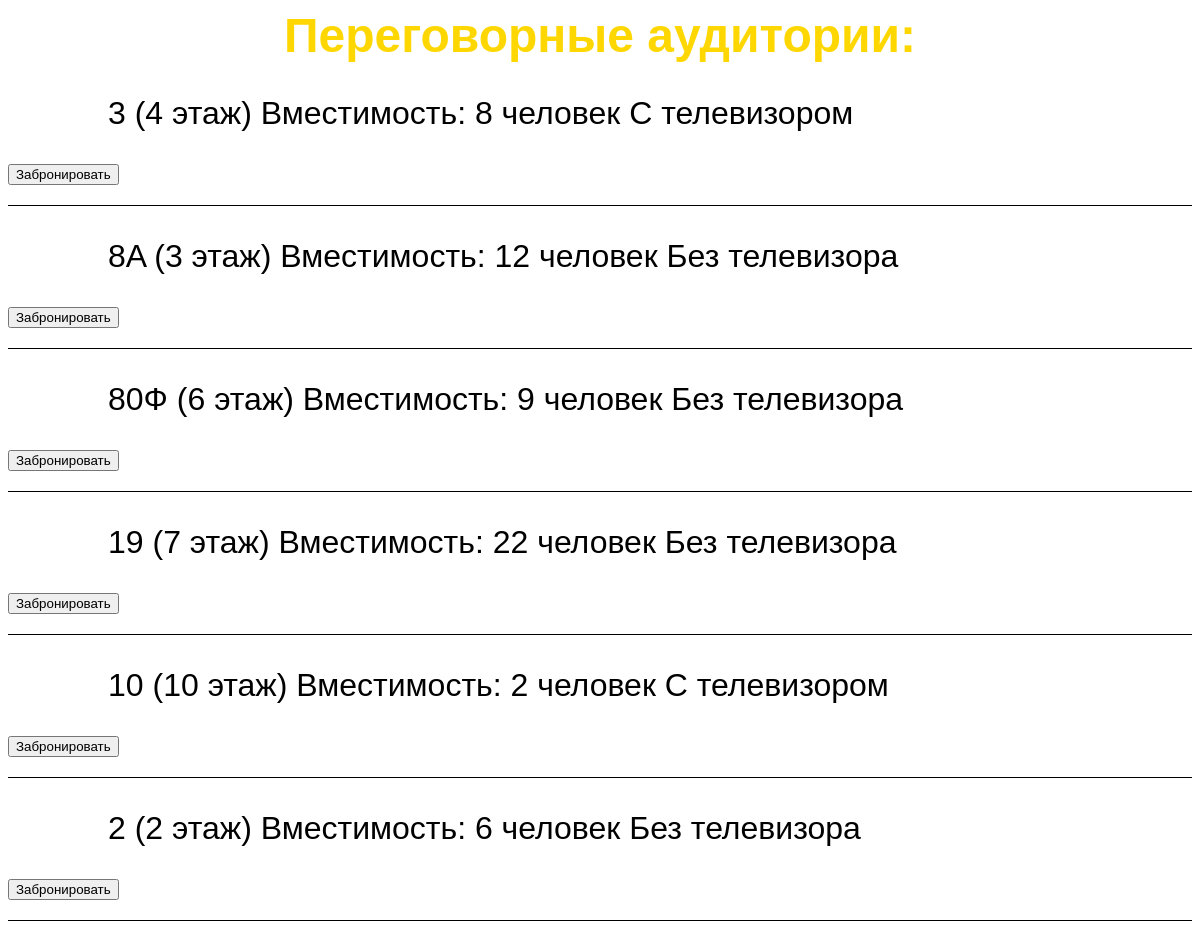
/meetingRooms/, run on an earlier commit of the app's database.
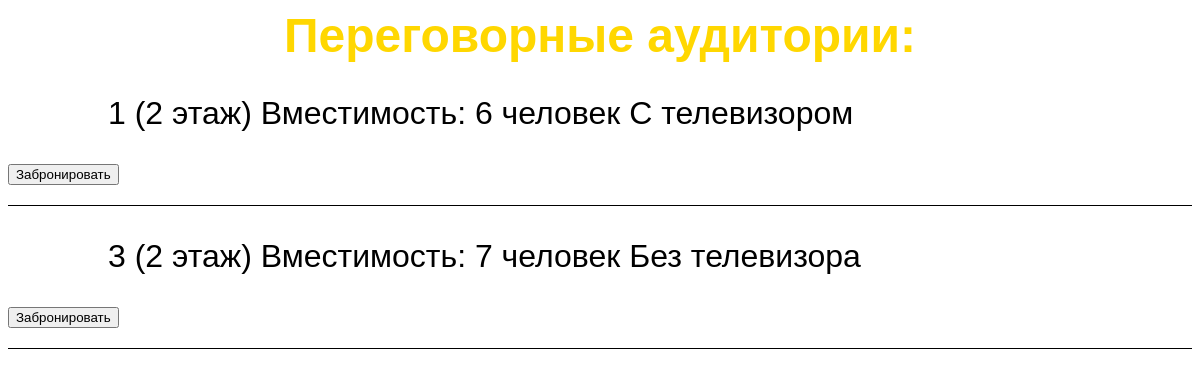
And on a later commit of the database.
### spiderapp/models.py (models this page shows, shortened)
class MeetingRoom(models.Model):
    number = models.CharField(max_length=10)
    floor = models.PositiveIntegerField(validators=[MinValueValidator(0)])
    capacity = models.IntegerField()
    has_tv = models.BooleanField()

### spiderapp/views.py (the view)
# urls.py: path('meetingRooms/', meetingRoom_view, name='meetingRooms'),
def meetingRoom_view(request):
    meetingRooms = MeetingRoom.objects.all()
    return render(request, 'spiderapp/meetingRoom.html', {'meetingRooms': meetingRooms})

### spiderapp/templates/spiderapp/meetingRoom.html (shortened to what this page needs)
{% load static %}
<html lang="en">
<head>
    <link rel="stylesheet" href="{% static 'css/configuration.css' %}">
</head>
<body>
  <h1>Переговорные аудитории:</h1>
{% for meetingRoom  in meetingRooms %}
<div>
    <p>
        <span>{{ meetingRoom.number }}</span>
        <span>({{ meetingRoom.floor }} этаж)</span>
        <span>Вместимость: {{ meetingRoom.capacity }} человек</span>
        {% if meetingRoom.has_tv %}
            <span>С телевизором</span>
        {% else %}
            <span>Без телевизора</span>
        {% endif %}
    </p>
    {% if meetingRoom.reserved_by %}
        <p>
            <span>Забронирована: {{ meetingRoom.reserved_by }}</span>
            <span>( {{ meetingRoom.participants.all|join:", " }} )</span>
        </p>
        <p>
            <span>С {{ meetingRoom.start_time }} по {{ meetingRoom.end_time }}</span>
        </p>
        <a href="{% url 'edit_booking' meetingRoom.id %}"><button>Редактировать</button></a>
        <a href="{% url 'delete_booking' meetingRoom.id %}"><button>Удалить бронирование</button></a>
    {% else %}
        <a href="{% url 'booking' meetingRoom.id %}"><button>Забронировать</button></a>
    {% endif %}
</div>
{% endfor %}
</body>
</html>

What changed in the data, as far as the page shows it:
removed MeetingRoom: number "3", floor "4", capacity "8", has_tv "С телевизором"
removed MeetingRoom: number "8A", floor "3", capacity "12", has_tv "Без телевизора"
removed MeetingRoom: number "80Ф", floor "6", capacity "9", has_tv "Без телевизора"
removed MeetingRoom: number "19", floor "7", capacity "22", has_tv "Без телевизора"
removed MeetingRoom: number "10", floor "10", capacity "2", has_tv "С телевизором"
removed MeetingRoom: number "2", floor "2", capacity "6", has_tv "Без телевизора"
added MeetingRoom: number "1", floor "2", capacity "6", has_tv "С телевизором"
added MeetingRoom: number "3", floor "2", capacity "7", has_tv "Без телевизора"
